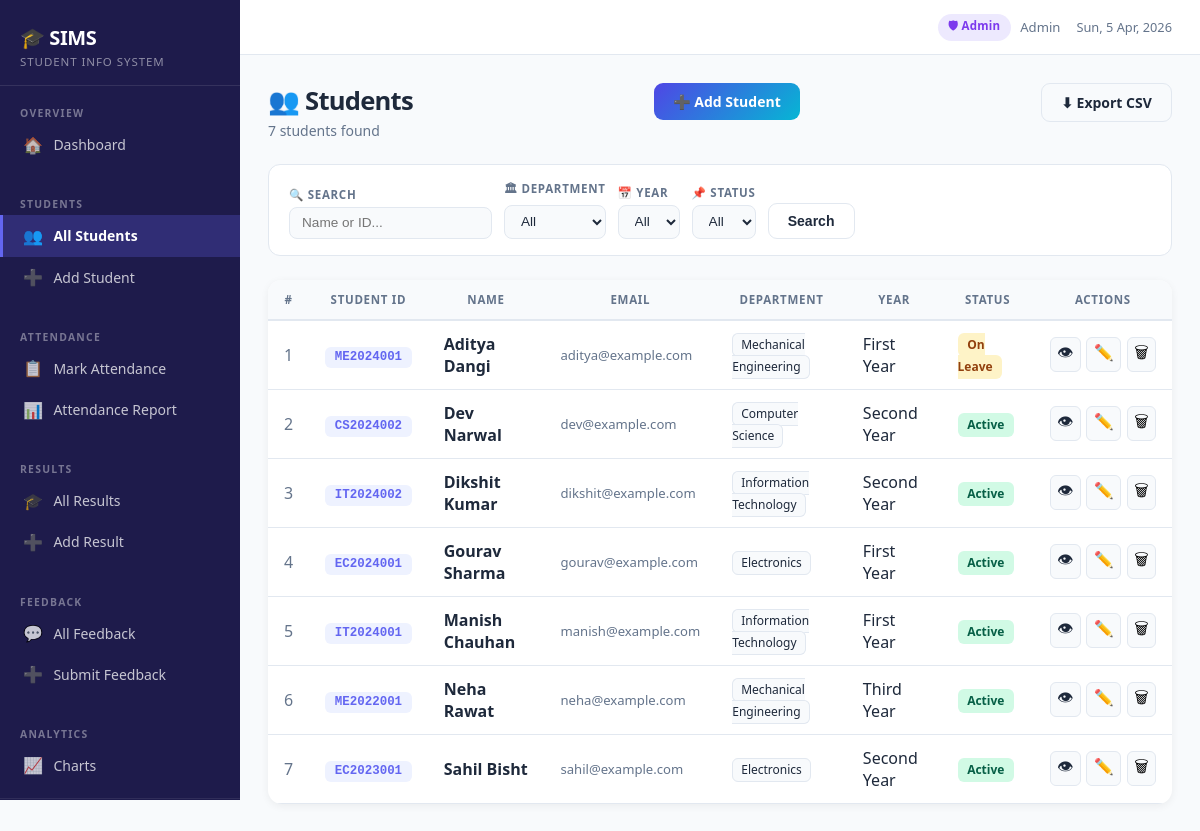
The app's page /students (signed in) with its own data.
### tables this page shows
CREATE TABLE "users" (
            id INTEGER PRIMARY KEY AUTOINCREMENT,
            username TEXT UNIQUE NOT NULL,
            email TEXT,
            password TEXT NOT NULL,
            role TEXT NOT NULL CHECK(role IN ('admin','teacher','student')),
            student_id INTEGER,
            created_at TIMESTAMP DEFAULT CURRENT_TIMESTAMP,
            FOREIGN KEY(student_id) REFERENCES students(id)
        );

CREATE TABLE students (
                id          INTEGER PRIMARY KEY AUTOINCREMENT,
                student_id  TEXT UNIQUE NOT NULL,
                name        TEXT NOT NULL,
                email       TEXT,
                dob         TEXT,
                gender      TEXT,
                department  TEXT NOT NULL,
                year        TEXT NOT NULL,
                status      TEXT DEFAULT 'Active',
                address     TEXT,
                enroll_date TEXT,
                created_at  TIMESTAMP DEFAULT CURRENT_TIMESTAMP
            , assigned_teacher_id INTEGER);

### app.py (the view)
@app.route("/students")
@roles_required("admin", "teacher")
def view_students():
    filters = {
        "search": clean(request.args.get("search"), 100),
        "dept": clean(request.args.get("dept"), 80),
        "year": clean(request.args.get("year"), 40),
        "status": clean(request.args.get("status"), 40),
    }
    return render_template(
        "view_students.html",
        students=visible_students(filters),
        filters=filters,
        teachers=teachers(),
    )

### app.py (called while the page is built)
def db():
    if "db" not in g:
        g.db = sqlite3.connect(app.config["DATABASE"])
        g.db.row_factory = sqlite3.Row
        g.db.execute("PRAGMA foreign_keys = ON")
    return g.db

@app.before_request
def setup_req():
    session.permanent = True
    if request.method in {"POST", "PUT", "PATCH", "DELETE"}:
        token = request.form.get("csrf_token") or request.headers.get("X-CSRFToken")
        if token != session.get("_csrf_token"):
            abort(400, description="Invalid CSRF token.")

@app.context_processor
def inject_globals():
    return {
        "current_role": session.get("role"),
        "app_name": "SIMS Pro",
        "global_notifications": build_notifications() if session.get("role") else [],
    }

def clean(value, max_len=255):
    value = (value or "").strip()
    return value[:max_len]

def visible_clause(alias="students"):
    role = session.get("role")
    if role == "admin":
        return "1=1", []
    if role == "teacher":
        return f"{alias}.assigned_teacher_id = ?", [session["user_id"]]
    if role == "student":
        return f"{alias}.id = ?", [session["student_db_id"]]
    return "1=0", []

def teachers():
    return db().execute(
        "SELECT id, username, email FROM users WHERE role='teacher' ORDER BY username"
    ).fetchall()

def roles_required(*roles):
    def dec(fn):
        @wraps(fn)
        def wrap(*a, **kw):
            if "user_id" not in session:
                flash("Please log in to continue.", "error")
                return redirect(url_for("login"))
            if session.get("role") not in roles:
                flash("You do not have access to that page.", "error")
                return redirect(url_for("student_dashboard" if session.get("role") == "student" else "dashboard"))
            return fn(*a, **kw)
        return wrap
    return dec

### templates/view_students.html (shortened to what this page needs)
{% extends "base.html" %}
{% block content %}
<div class="page-header">
  <div>
    <h1 class="page-title">👥 Students</h1>
    <p class="page-sub">{{ students|length }} student{{ 's' if students|length != 1 }} found</p>
  </div>
  <a href="{{ url_for('add_student') }}" class="btn btn-primary">➕ Add Student</a>
  <a href="{{ url_for('export_students') }}" class="btn btn-outline">
  ⬇ Export CSV
  </a>
</div>
<div class="filter-bar" style="margin-bottom:1.5rem">
  <form method="get" class="filter-form" id="ff">
    <div class="filter-group">
      <label>🔍 Search</label>
      <input type="text" name="search" value="{{ filters.search }}" placeholder="Name or ID...">
    </div>
    <div class="filter-group">
      <label>🏛 Department</label>
      <select name="dept" onchange="ff.submit()">
        <option value="">All</option>
      </select>
    </div>
    <div class="filter-group">
      <label>📅 Year</label>
      <select name="year" onchange="ff.submit()">
        <option value="">All</option>
      </select>
    </div>
    <div class="filter-group">
      <label>📌 Status</label>
      <select name="status" onchange="ff.submit()">
        <option value="">All</option>
      </select>
    </div>
    <button type="submit" class="btn btn-outline">Search</button>
  </form>
</div>
<div class="table-wrap">
  <table class="data-table">
    <thead>
      <tr><th>#</th><th>Student ID</th><th>Name</th><th>Email</th><th>Department</th><th>Year</th><th>Status</th><th>Actions</th></tr>
    </thead>
    <tbody>
      {% for s in students %}
      <tr>
        <td class="text-muted">{{ loop.index }}</td>
        <td><span class="sid-badge">{{ s.student_id }}</span></td>
        <td style="font-weight:600">{{ s.name }}</td>
        <td class="text-muted" style="font-size:.82rem">{{ s.email or '—' }}</td>
        <td><span class="dept-tag">{{ s.department }}</span></td>
        <td>{{ s.year }}</td>
        <td><span class="status-chip s-{{ s.status|lower|replace(' ','-') }}">{{ s.status }}</span></td>
        <td>
          <div style="display:flex;gap:.35rem">
            <a href="{{ url_for('student_detail', sid=s.id) }}" class="btn-icon" title="View">👁</a>
            <a href="{{ url_for('edit_student', sid=s.id) }}" class="btn-icon" title="Edit">✏️</a>
            <form method="post" action="{{ url_for('delete_student', sid=s.id) }}" onsubmit="return confirm('Delete {{ s.name }}?')">
              <button type="submit" class="btn-icon" title="Delete">🗑</button>
            </form>
          </div>
        </td>
      </tr>
{% endfor %}
    </tbody>
  </table>
</div>
{% endblock %}

### templates/base.html (shortened to what this page needs)
<!DOCTYPE html>
<html lang="en">
<head>
  <link rel="stylesheet" href="{{ url_for('static', filename='style.css') }}">
</head>
<body>
<aside class="sidebar">
  <div class="sidebar-brand">
    <div class="brand-title">🎓 SIMS</div>
    <div class="brand-sub">Student Info System</div>
  </div>
  {% if session.get('role') == 'admin' %}
  <nav class="nav-section">
    <div class="nav-label">Overview</div>
    <a href="{{ url_for('dashboard') }}"
       class="nav-link {% if request.endpoint=='dashboard' %}active{% endif %}">
      <span class="nav-icon">🏠</span> Dashboard
    </a>
  </nav>
  <nav class="nav-section">
    <div class="nav-label">Students</div>
    <a href="{{ url_for('view_students') }}"
       class="nav-link {% if request.endpoint in ['view_students','student_detail','edit_student'] %}active{% endif %}">
      <span class="nav-icon">👥</span> All Students
    </a>
    <a href="{{ url_for('add_student') }}"
       class="nav-link {% if request.endpoint=='add_student' %}active{% endif %}">
      <span class="nav-icon">➕</span> Add Student
    </a>
  </nav>
  <nav class="nav-section">
    <div class="nav-label">Attendance</div>
    <a href="{{ url_for('attendance') }}"
       class="nav-link {% if request.endpoint=='attendance' %}active{% endif %}">
      <span class="nav-icon">📋</span> Mark Attendance
    </a>
    <a href="{{ url_for('attendance_report') }}"
       class="nav-link {% if request.endpoint in ['attendance_report','student_attendance'] %}active{% endif %}">
      <span class="nav-icon">📊</span> Attendance Report
    </a>
  </nav>
  <nav class="nav-section">
    <div class="nav-label">Results</div>
    <a href="{{ url_for('results') }}"
       class="nav-link {% if request.endpoint in ['results','student_results','edit_result'] %}active{% endif %}">
      <span class="nav-icon">🎓</span> All Results
    </a>
    <a href="{{ url_for('add_result') }}"
       class="nav-link {% if request.endpoint=='add_result' %}active{% endif %}">
      <span class="nav-icon">➕</span> Add Result
    </a>
  </nav>
  <nav class="nav-section">
    <div class="nav-label">Feedback</div>
    <a href="{{ url_for('feedback') }}"
       class="nav-link {% if request.endpoint=='feedback' %}active{% endif %}">
      <span class="nav-icon">💬</span> All Feedback
    </a>
    <a href="{{ url_for('add_feedback') }}"
       class="nav-link {% if request.endpoint=='add_feedback' %}active{% endif %}">
      <span class="nav-icon">➕</span> Submit Feedback
    </a>
  </nav>
  <nav class="nav-section">
    <div class="nav-label">Analytics</div>
    <a href="{{ url_for('charts') }}"
       class="nav-link {% if request.endpoint=='charts' %}active{% endif %}">
      <span class="nav-icon">📈</span> Charts
    </a>
  </nav>
  {% endif %}
  {% if session.get('user_id') %}
  <div class="sidebar-footer">
  </div>
  {% endif %}
</aside>
<div class="main-wrap">
  <header class="topbar">
    <div class="topbar-right">
      {% if session.get('user_id') %}
      <div class="topbar-user">
        <span class="tu-role-badge tu-{{ session.get('role','') }}">
          {% if session.get('role') == 'admin' %}🛡 Admin{% else %}🎓 Student{% endif %}
        </span>
        <span class="tu-name">{{ session.get('display_name', '') }}</span>
      </div>
      {% endif %}
      <span class="topbar-date" id="topbarDate"></span>
    </div>
  </header>
  <main class="main-content">
    {% block content %}{% endblock %}
  </main>
</div>
</body>
</html>

### records on screen
users: student_id "ME2024001", name "Aditya Dangi", email "aditya@example.com", department "Mechanical Engineering", year "First Year", status "On Leave", student_id "CS2024002", name "Dev Narwal", email "dev@example.com", department "Computer Science", year "Second Year", status "Active", student_id "IT2024002", name "Dikshit Kumar", email "dikshit@example.com", department "Information Technology", student_id "EC2024001", name "Gourav Sharma", email "gourav@example.com", department "Electronics", student_id "IT2024001", name "Manish Chauhan", email "manish@example.com", student_id "ME2022001", name "Neha Rawat", email "neha@example.com", year "Third Year", student_id "EC2023001", name "Sahil Bisht", email "sahil@example.com"

### other values on screen
{{ session.get('display_name', '') }} "Admin"
{{ students|length }} "7"
{{ 's' if students|length != 1 }} "s"
